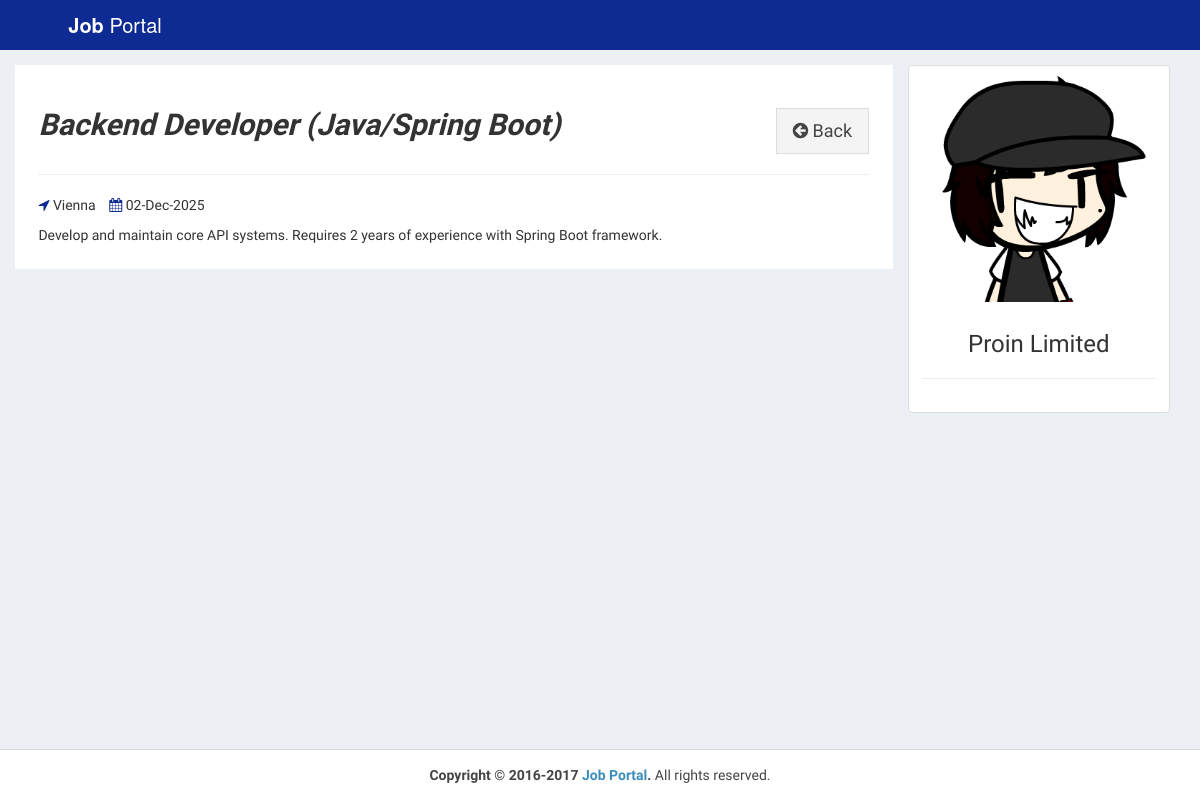
Page /admin/view-job-post.php?id=1 (signed in) on the committed database.
### tables this page shows
CREATE TABLE `job_post` (
  `id_jobpost` int(11) NOT NULL,
  `id_company` int(11) NOT NULL,
  `jobtitle` varchar(255) NOT NULL,
  `description` text NOT NULL,
  `minimumsalary` varchar(255) NOT NULL,
  `maximumsalary` varchar(255) NOT NULL,
  `experience` varchar(255) NOT NULL,
  `qualification` varchar(255) NOT NULL,
  `createdat` timestamp NOT NULL DEFAULT CURRENT_TIMESTAMP
);

CREATE TABLE `company` (
  `id_company` int(11) NOT NULL,
  `name` varchar(255) NOT NULL,
  `companyname` varchar(255) NOT NULL,
  `country` varchar(255) NOT NULL,
  `state` varchar(255) NOT NULL,
  `city` varchar(255) NOT NULL,
  `contactno` varchar(255) NOT NULL,
  `website` varchar(255) NOT NULL,
  `email` varchar(255) NOT NULL,
  `password` varchar(255) NOT NULL,
  `aboutme` varchar(255) DEFAULT NULL,
  `logo` varchar(255) NOT NULL,
  `createdAt` timestamp NOT NULL DEFAULT CURRENT_TIMESTAMP,
  `active` int(11) NOT NULL DEFAULT '2'
);

### admin/view-job-post.php (the view, shortened to what this page needs)
<?php
require_once("../db.php");
$sql1 = "SELECT * FROM job_post INNER JOIN company ON job_post.id_company=company.id_company WHERE id_jobpost='$_GET[id]'";
$result1 = $conn->query($sql1);
if($result1->num_rows > 0)
{
  $row = $result1->fetch_assoc();
}
?>
<!DOCTYPE html>
<html>
<head>
  <link rel="stylesheet" href="https://cdnjs.cloudflare.com/ajax/libs/twitter-bootstrap/3.3.7/css/bootstrap.min.css">
  <link rel="stylesheet" href="https://cdnjs.cloudflare.com/ajax/libs/font-awesome/4.7.0/css/font-awesome.min.css">
  <link rel="stylesheet" href="https://cdnjs.cloudflare.com/ajax/libs/ionicons/2.0.1/css/ionicons.min.css">
  <link rel="stylesheet" href="../css/AdminLTE.min.css">
  <link rel="stylesheet" href="../css/_all-skins.min.css">
  <link rel="stylesheet" href="../css/custom.css">
</head>
<body class="hold-transition skin-green sidebar-mini">
<div class="wrapper">
  <header class="main-header">
    <a href="index.php" class="logo logo-bg">
      <span class="logo-lg"><b>Job</b> Portal</span>
    </a>
    <nav class="navbar navbar-static-top">
    </nav>
  </header>
  <div class="content-wrapper" style="margin-left: 0px;">
    <section id="candidates" class="content-header">
      <div class="container">
        <div class="row">
          <div class="col-md-9 bg-white padding-2">
            <div class="pull-left">
              <h2><b><i><?php echo $row['jobtitle']; ?></i></b></h2>
            </div>
            <div class="pull-right">
              <a href="active-jobs.php" class="btn btn-default btn-lg btn-flat margin-top-20"><i class="fa fa-arrow-circle-left"></i> Back</a>
            </div>
            <div class="clearfix"></div>
            <hr>
            <div>
              <p><span class="margin-right-10"><i class="fa fa-location-arrow text-green"></i> <?php echo $row['city']; ?></span> <i class="fa fa-calendar text-green"></i> <?php echo date("d-M-Y", strtotime($row['createdat'])); ?></p>
            </div>
            <div>
              <?php echo stripcslashes($row['description']); ?>
            </div>
          </div>
          <div class="col-md-3">
            <div class="thumbnail">
              <img src="../uploads/logo/<?php echo $row['logo']; ?>" alt="companylogo">
              <div class="caption text-center">
                <h3><?php echo $row['companyname']; ?></h3>
                <hr>
              </div>
            </div>
          </div>
        </div>
      </div>
    </section>
  </div>
  <footer class="main-footer" style="margin-left: 0px;">
    <div class="text-center">
      <strong>Copyright &copy; 2016-2017 <a href="learningfromscratch.online">Job Portal</a>.</strong> All rights
    reserved.
    </div>
  </footer>
</div>
</body>
</html>

### css/custom.css (style rules this page uses)
.logo-bg { background-color: #0e2b93 !important; }
.margin-top-20 { margin-top: 20px; }
.padding-2 { padding: 2%; }
.bg-white { background-color: #fff; }
.margin-right-10 { margin-right: 10px; }

### rows in the picture
job_post: jobtitle "Backend Developer (Java/Spring Boot)", id_company.city "Vienna", createdat "02-Dec-2025", description "Develop and maintain core API systems. Requires 2 years of experience with Spring Boot framework.", id_company.logo (picture), id_company.companyname "Proin Limited"
